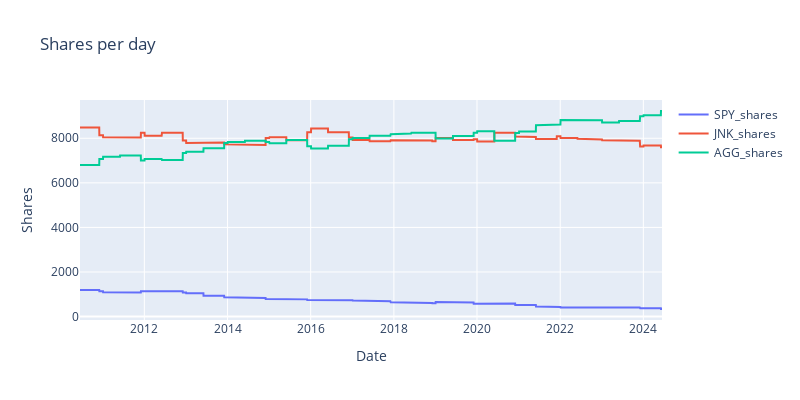
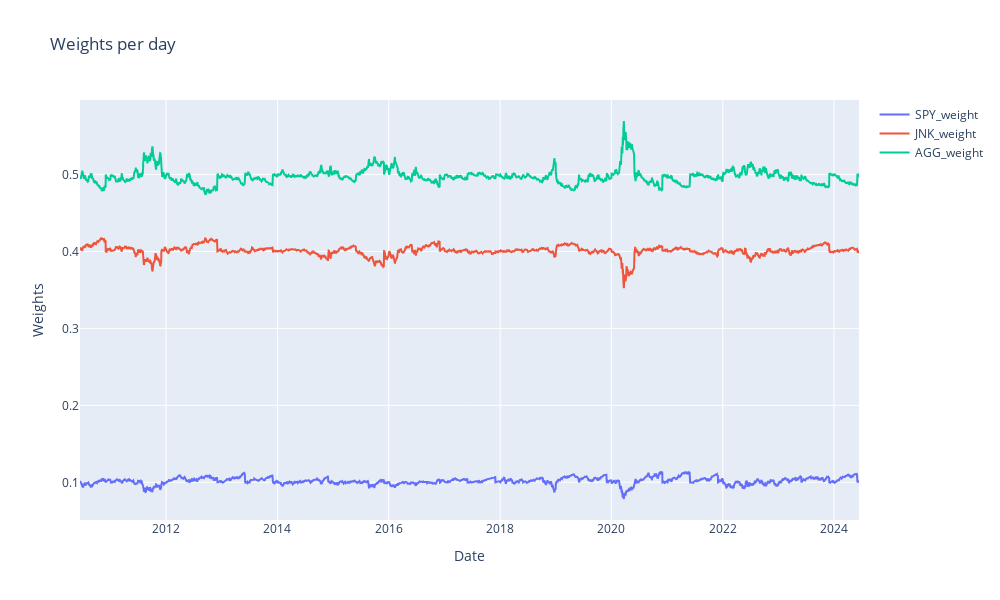

Notebook code for these charts, in order:
### Code cell
fig = go.Figure()

# Loop through each stock and add a trace for its shares
for stock in stocks:
    fig.add_trace(go.Scatter(x=stock_data.index, y=shares_df[stock+'_shares'], mode='lines', name=stock+'_shares'))

fig.update_layout(title='Shares per day',
                  xaxis_title='Date',
                  yaxis_title='Shares',
                  width=800,
                  height=400)

fig.show()

fig = go.Figure()

# Loop through each stock and add a trace for its shares
for stock in stocks:
    fig.add_trace(go.Scatter(x=stock_data.index, y=stock_data[stock + '_weight'], mode='lines', name=stock + '_weight'))

fig.update_layout(title='Weights per day',
                  xaxis_title='Date',
                  yaxis_title='Weights',
                  width=1000,
                  height=600)

fig.show()

### Figure 1 — Plotly figure (JSON) as saved in the notebook; plotly's stock layout.template omitted (floating-point values rounded to 4 significant figures; data arrays with more than 128 entries replaced by an {"elided": "..."} marker saying what was removed)
{"data": [{"mode": "lines", "name": "SPY_shares", "type": "scatter", "x": {"elided": "3524 str values"}, "y": {"elided": "3525 int values"}}, {"mode": "lines", "name": "JNK_shares", "type": "scatter", "x": {"elided": "3524 str values"}, "y": {"elided": "3525 int values"}}, {"mode": "lines", "name": "AGG_shares", "type": "scatter", "x": {"elided": "3524 str values"}, "y": {"elided": "3525 int values"}}], "layout": {"height": 400, "title": {"text": "Shares per day"}, "width": 800, "xaxis": {"title": {"text": "Date"}}, "yaxis": {"title": {"text": "Shares"}}}}

### Figure 2 — Plotly figure (JSON) as saved in the notebook; plotly's stock layout.template omitted (floating-point values rounded to 4 significant figures; data arrays with more than 128 entries replaced by an {"elided": "..."} marker saying what was removed)
{"data": [{"mode": "lines", "name": "SPY_weight", "type": "scatter", "x": {"elided": "3524 str values"}, "y": {"elided": "3524 float values"}}, {"mode": "lines", "name": "JNK_weight", "type": "scatter", "x": {"elided": "3524 str values"}, "y": {"elided": "3524 float values"}}, {"mode": "lines", "name": "AGG_weight", "type": "scatter", "x": {"elided": "3524 str values"}, "y": {"elided": "3524 float values"}}], "layout": {"height": 600, "title": {"text": "Weights per day"}, "width": 1000, "xaxis": {"title": {"text": "Date"}}, "yaxis": {"title": {"text": "Weights"}}}}
